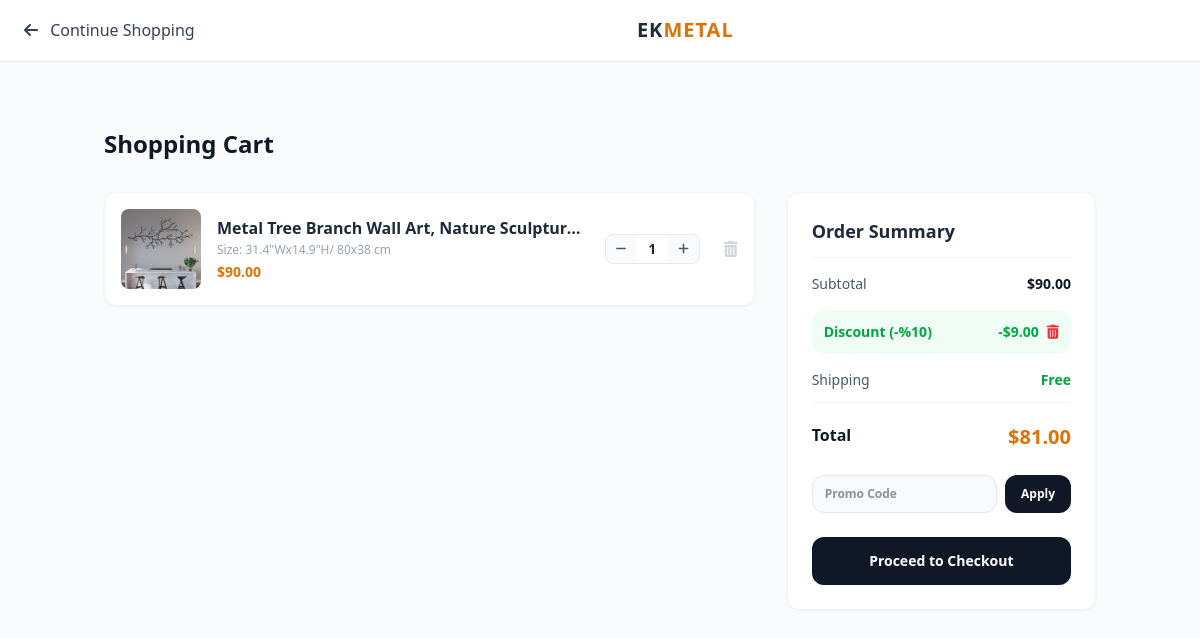
Before: /cart/ (signed in) with the older database file.
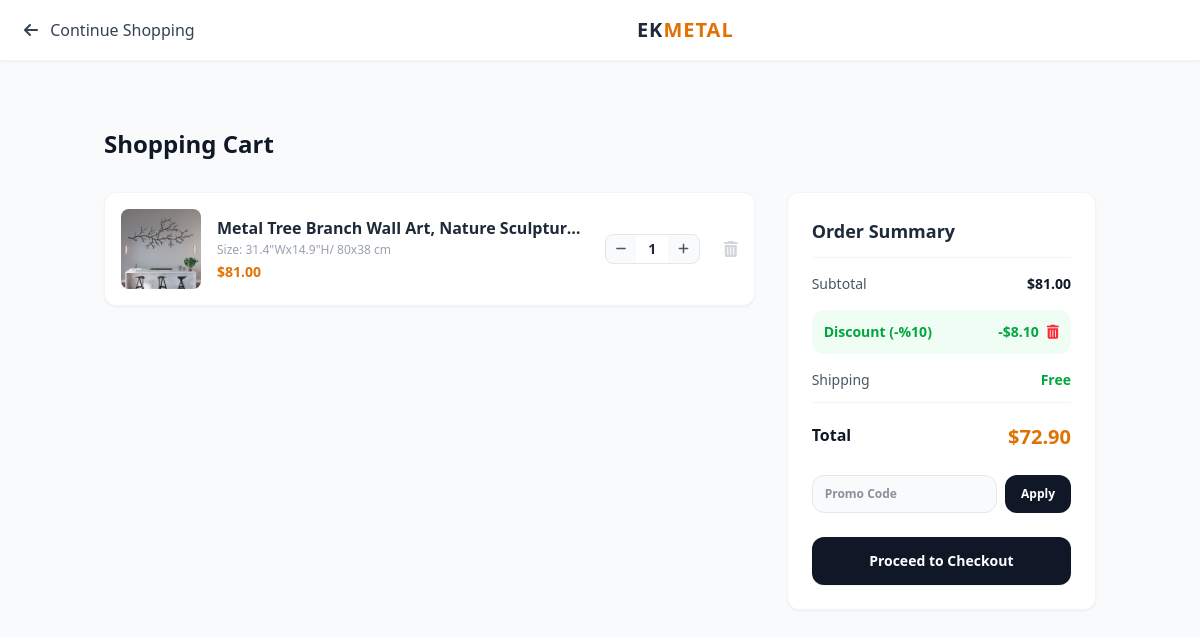
After: the same page with the newer database file.
### shop/models.py (models this page shows, shortened)
class CartItem(models.Model):
    cart = models.ForeignKey(Cart, on_delete=models.CASCADE, related_name='items', verbose_name="Cart")
    product = models.ForeignKey(Product, on_delete=models.CASCADE, verbose_name="Product")
    variant = models.ForeignKey(ProductVariant, on_delete=models.SET_NULL, null=True, blank=True, verbose_name="Selected Variant")
    quantity = models.PositiveIntegerField(default=1, verbose_name="Quantity")
    def get_item_total(self):
        if self.variant:
            prices = self.variant.get_variant_prices()
            return prices['discounted'] * self.quantity
        base_price = self.product.discount_price if self.product.discount_price else self.product.price
        return base_price * self.quantity

class ProductVariant(models.Model):
    product = models.ForeignKey(Product, on_delete=models.CASCADE, related_name='variants', verbose_name="Product")
    size = models.CharField(max_length=50, help_text="e.g., 20x28 inches, 40x60 inches", verbose_name="Size / Dimensions")
    price_impact = models.DecimalField(max_digits=10, decimal_places=2, default=0.00, verbose_name="Price Impact (+$)")
    class Meta:
        verbose_name = "Product Size Variant"
        verbose_name_plural = "Product Size Variants"
    def get_variant_prices(self):
        discount_percent = self.product.get_discount_percent()
        original_variant_price = self.price_impact
        if discount_percent > 0:
            discount_amount = (original_variant_price * discount_percent) / 100
            discounted_variant_price = original_variant_price - discount_amount
            return {
                'is_discounted': True,
                'original': original_variant_price,
                'discounted': discounted_variant_price,
                'percent': discount_percent
            }
        return {
            'is_discounted': False,
            'original': original_variant_price,
            'discounted': original_variant_price,
            'percent': 0
        }

class Product(models.Model):
    category = models.ForeignKey(Category, on_delete=models.CASCADE, related_name='products', verbose_name="Category")
    title = models.CharField(max_length=200, verbose_name="Product Title")
    description = models.TextField(verbose_name="Product Description")
    description_features = models.TextField(blank=True, null=True, verbose_name="2. Açıklama (Kutulara Gidecek Kurumsal Metin)")
    price = models.DecimalField(max_digits=10, decimal_places=2, verbose_name="Base Price (Smallest Size)")
    discount_price = models.DecimalField(max_digits=10, decimal_places=2, null=True, blank=True, verbose_name="Discounted Base Price")
    stock = models.IntegerField(default=0, verbose_name="Stock Quantity")
    main_image = models.ImageField(upload_to='products/main/', verbose_name="Main Image")
    video = models.FileField(upload_to='products/videos/', null=True, blank=True, verbose_name="Product Video (Optional)")
    seo_keywords = models.CharField(max_length=500, blank=True, null=True, verbose_name="SEO Anahtar Kelimeler")
    is_active = models.BooleanField(default=True, verbose_name="Is Active?")
    created_at = models.DateTimeField(auto_now_add=True, verbose_name="Created At")
    class Meta:
        verbose_name = "Product"
        verbose_name_plural = "Products"
    def get_discount_percent(self):
        if self.discount_price and self.price > 0:
            percent = ((self.price - self.discount_price) / self.price) * 100
            return int(round(percent))
        return 0

class Cart(models.Model):
    user = models.OneToOneField(User, on_delete=models.CASCADE, related_name='cart', verbose_name="User")
    coupon = models.ForeignKey(Coupon, on_delete=models.SET_NULL, null=True, blank=True, verbose_name="Uygulanan Kupon")
    created_at = models.DateTimeField(auto_now_add=True)
    def get_subtotal_price(self):
        return sum(item.get_item_total() for item in self.items.all())
    def get_discount_amount(self):
        subtotal = self.get_subtotal_price()
        if self.coupon:
            return (subtotal * self.coupon.discount_percent) / 100
        return 0
    def get_total_price(self):
        subtotal = self.get_subtotal_price()
        discount = self.get_discount_amount()
        return max(0, subtotal - discount)

class Coupon(models.Model):
    code = models.CharField(max_length=50, unique=True, verbose_name="Kupon Kodu")
    discount_percent = models.PositiveIntegerField(
        default=10,
        validators=[MinValueValidator(1), MaxValueValidator(100)],
        verbose_name="İndirim Oranı (%)"
    )
    is_active = models.BooleanField(default=True, verbose_name="Aktif mi?")
    created_at = models.DateTimeField(auto_now_add=True)

### shop/views.py (the view)
# urls.py: path('cart/', views.cart_detail, name='cart_detail'),
def cart_detail(request):
    if not request.user.is_authenticated:
        return redirect('login')
    cart, created = Cart.objects.get_or_create(user=request.user)
    return render(request, 'shop/cart_detail.html', {'cart': cart})

### shop/context_processors.py (called while the page is built)
def cart_item_count(request):
    if not request.user.is_authenticated:
        return {'cart_items_total': 0}
    try:
        cart = Cart.objects.get(user=request.user)
        total_items = sum(item.quantity for item in cart.items.all())
        return {'cart_items_total': total_items}
    except Cart.DoesNotExist:
        return {'cart_items_total': 0}

### shop/templates/shop/cart_detail.html (shortened to what the changed rows need)
<!DOCTYPE html>
<html lang="en">
<head>
    <script src="https://cdn.jsdelivr.net/npm/@tailwindcss/browser@4"></script>
    <link rel="stylesheet" href="https://cdnjs.cloudflare.com/ajax/libs/font-awesome/6.4.0/css/all.min.css">
</head>
<body class="bg-gray-50 text-gray-900 font-sans pt-24">
    <main class="max-w-5xl mx-auto px-4 py-8">
        <h1 class="text-2xl font-black text-gray-900 mb-8">Shopping Cart</h1>
        <div class="grid grid-cols-1 lg:grid-cols-3 gap-8">
            <div class="lg:col-span-2 space-y-4">
                {% for item in cart.items.all %}
                <div id="cart-item-row-{{ item.id }}" class="bg-white p-4 rounded-xl shadow-xs flex gap-4 items-center border border-gray-100 relative group">
                    <img src="{{ item.product.main_image.url }}" class="w-20 h-20 object-cover rounded-lg bg-gray-50 shrink-0">
                    <div class="flex-1 min-w-0">
                        <h3 class="font-bold text-gray-800 text-base truncate">{{ item.product.title }}</h3>
                        <p class="text-xs text-gray-400 mt-0.5">Size: {% if item.variant %}{{ item.variant.size }}{% else %}Standard{% endif %}</p>
                        <p class="text-sm font-bold text-amber-600 mt-1">$<span id="item-total-{{ item.id }}">{{ item.get_item_total }}</span></p>
                    </div>
                    <div class="flex items-center border border-gray-200 rounded-lg bg-gray-50 overflow-hidden shrink-0">
                        <button onclick="changeQuantity('{{ item.id }}', 'decrease')" class="px-2.5 py-1.5 hover:bg-gray-200 text-gray-600 transition text-xs font-bold cursor-pointer">
                            <i class="fa-solid fa-minus"></i>
                        </button>
                        <span id="item-qty-{{ item.id }}" class="px-3 py-1 font-semibold text-sm text-gray-800 bg-white min-w-8 text-center">
                            {{ item.quantity }}
                        </span>
                        <button onclick="changeQuantity('{{ item.id }}', 'increase')" class="px-2.5 py-1.5 hover:bg-gray-200 text-gray-600 transition text-xs font-bold cursor-pointer">
                            <i class="fa-solid fa-plus"></i>
                        </button>
                    </div>
                    <a href="{% url 'remove_from_cart' item.id %}" class="text-gray-300 hover:text-red-500 transition pl-2 shrink-0">
                        <i class="fa-solid fa-trash-can text-base"></i>
                    </a>
                </div>
                {% empty %}
                <div class="text-center py-12 bg-white rounded-xl shadow-xs border border-gray-100">
                    <i class="fa-solid fa-basket-shopping text-4xl text-gray-300 mb-3"></i>
                    <p class="text-gray-500">Your cart is currently empty.</p>
                </div>
                {% endfor %}
            </div>
            <div class="space-y-4 h-fit">
                <div class="bg-white p-6 rounded-xl shadow-xs border border-gray-100 space-y-4">
                    <h2 class="font-bold text-gray-800 text-lg border-b pb-3 border-gray-100">Order Summary</h2>
                    <div class="flex justify-between text-sm text-gray-600">
                        <span class="font-semibold text-gray-900">$<span id="cart-subtotal-span">{{ cart.get_subtotal_price }}</span></span>
                    </div>
                    <div id="discount-wrapper" class="{% if not cart.coupon %}hidden{% endif %} flex justify-between text-sm text-green-600 font-semibold bg-green-50 p-3 rounded-xl items-center">
                        <span id="discount-label">Discount (-%{% if cart.coupon %}{{ cart.coupon.discount_percent }}{% else %}0{% endif %})</span>
                        <div class="flex items-center gap-2">
                            <span>-$<span id="cart-discount-span">{{ cart.get_discount_amount }}</span></span>
                            <a href="{% url 'remove_coupon' %}" class="text-red-500 hover:text-red-700 transition"><i class="fa-solid fa-trash-can"></i></a>
                        </div>
                    </div>
                    <div class="flex justify-between text-base font-bold text-gray-900 pt-1">
                        <span class="text-xl text-amber-600 font-black">$<span id="cart-total-span">{{ cart.get_total_price }}</span></span>
                    </div>
                </div>
            </div>
        </div>
    </main>
</body>
</html>

Changed rows visible on the page:
changed through a linked row, CartItem "Metal Tree Branch Wall Art, Nature Sculptur…": get_item_total "90.00" → "81.00"
changed through a linked row, Cart: get_subtotal_price "90.00" → "81.00"; get_discount_amount "9.00" → "8.10"; get_total_price "81.00" → "72.90"
